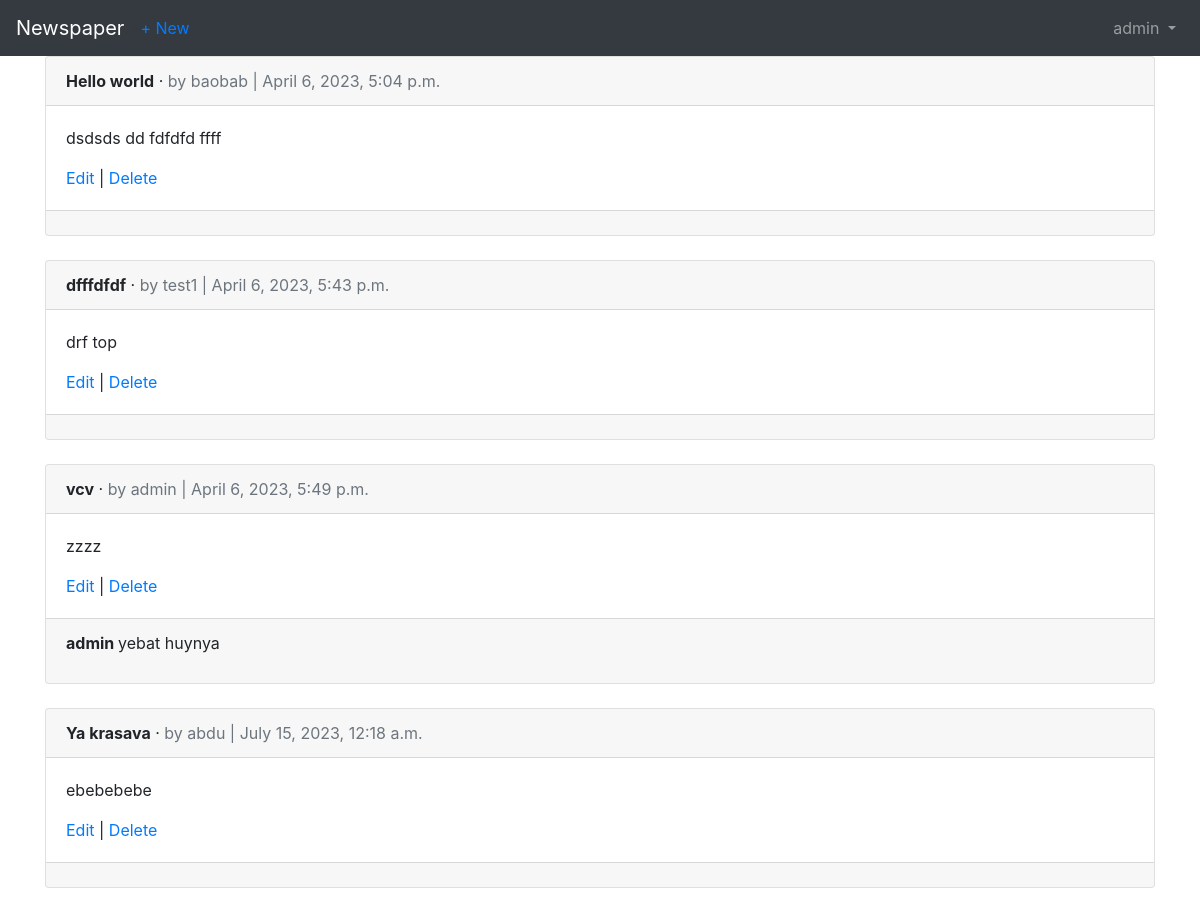
/articles/ (signed in), run on the app's committed database.
### accounts/models.py (models this page shows)
class CustomUser(AbstractUser):
	age = models.PositiveIntegerField(null=True, blank=True)

### articles/models.py (models this page shows, shortened)
class Article(models.Model):
	title = models.CharField(max_length=255)
	body = models.TextField()
	date = models.DateTimeField(auto_now_add=True)
	author = models.ForeignKey(
		get_user_model(),
		on_delete=models.CASCADE,
	)

class Comment(models.Model):
	article = models.ForeignKey(
		Article,
		on_delete=models.CASCADE,
		related_name='comments',
	)
	comment = models.CharField(max_length=140)
	author = models.ForeignKey(
		get_user_model(),
		on_delete=models.CASCADE,
	)
	def __str__(self):
		return self.comment

### articles/views.py (the view)
# urls.py: path('', ArticleListView.as_view(), name='article_list'),
class ArticleListView(LoginRequiredMixin, ListView):
	model = Article
	template_name = 'articles/article_list.html'

### templates/articles/article_list.html (shortened to what this page needs)
{% extends 'base.html' %}
{% block content %}
	{% for article in object_list %}
		<div class="card">
			<div class="card-header">
				<span class="font-weight-bold">{{ article.title }}</span> &middot;
				<span class="text-muted">by {{ article.author }} |
				{{ article.date }}</span>
				</div>
				<div class="card-body">
					<p>{{ article.body }}</p>
					<a href="{% url 'article_edit' article.pk %}">Edit</a> |
					<a href="{% url 'article_delete' article.pk %}">Delete</a>
				</div>
				<div class="card-footer">
				{% for comment in article.comments.all %}
					<p>
						<span class="font-weight-bold">
						{{ comment.author }}		</span>
						{{ comment }}
					</p>
				{% endfor %}
			</div>
		</div>
		<br />
	{% endfor %}
{% endblock content %}

### templates/base.html (shortened to what this page needs)
<!DOCTYPE html>
<html>
<head>
	<link rel="stylesheet" href="https://cdn.jsdelivr.net/npm/bootstrap@4.5.3/dist/css/bootstrap.min.css">
</head>
<body>
	<nav class="navbar navbar-expand-lg navbar-dark bg-dark">
		<a class="navbar-brand" href="{% url 'home' %}">Newspaper</a>
		{% if user.is_authenticated %}
			<ul class="navbar-nav mr-auto">
				<li class="nav-item">
					<a href="{% url 'article_new' %}">+ New</a>
				</li>
			</ul>
		{% endif %}
		<div class="collapse navbar-collapse" id="navbarSupportedContent">
			{% if user.is_authenticated %}
				<ul class="navbar-nav ml-auto">
					<li class="nav-item">
						<a class="nav-link dropdown-toggle" href="#"
						id="navbarDropdown" role="button" data-toggle="dropdown"
						aria-haspopup="true" aria-expanded="false">
							{{ user.username }}
						</a>
					</li>
				</ul>
			{% endif %}
		</div>
	</nav>
	<main>
		<div class="container">
		{% block content %}
		{% endblock content %}
		</div>
	</main>
</body>
</html>

### data on the page
CustomUser: username "admin"
Article: title "Hello world", author "baobab", date "April 6, 2023, 5:04 p.m.", body "dsdsds dd fdfdfd ffff"
Article: title "dfffdfdf", author "test1", date "April 6, 2023, 5:43 p.m.", body "drf top"
Article: title "vcv", author "admin", date "April 6, 2023, 5:49 p.m.", body "zzzz"
Comment: author "admin", comment "yebat huynya"
Article: title "Ya krasava", author "abdu", date "July 15, 2023, 12:18 a.m.", body "ebebebebe"
